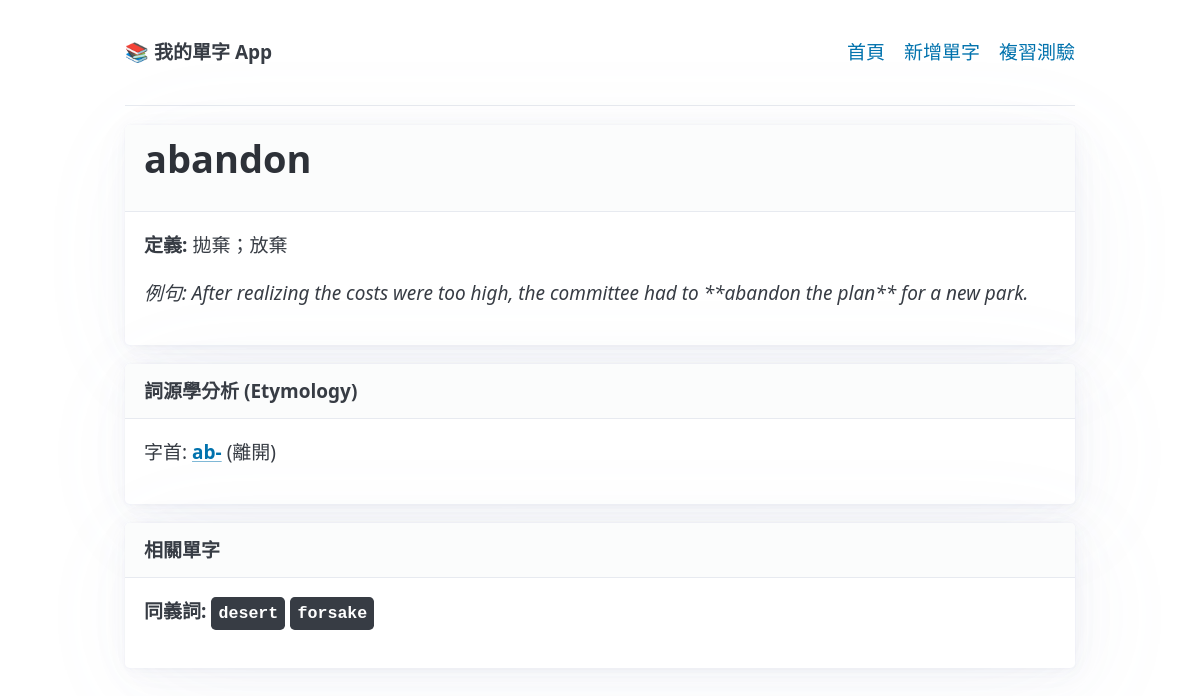
Screenshot of /word/1 (signed in) with the database file from the repository.
### tables this page shows
CREATE TABLE words (
        id INTEGER PRIMARY KEY AUTOINCREMENT,
        word TEXT NOT NULL UNIQUE,
        level INTEGER,
        part_of_speech TEXT,
        definition TEXT,
        collocation TEXT,
        mnemonic TEXT,
        example1 TEXT,
        example2 TEXT
    );

CREATE TABLE prefixes (id INTEGER PRIMARY KEY, prefix TEXT UNIQUE, meaning TEXT);

### app.py (the view)
@app.route('/word/<int:word_id>')
@login_required
def word_detail(word_id):
    conn = get_db_connection()
    word = conn.execute('SELECT *, example1 AS example_sentence FROM words WHERE id = ?', (word_id,)).fetchone()
    synonyms = conn.execute('SELECT w.* FROM words w JOIN synonyms s ON w.id = s.word2_id WHERE s.word1_id = ?', (word_id,)).fetchall()
    antonyms = conn.execute('SELECT w.* FROM words w JOIN antonyms a ON w.id = a.word2_id WHERE a.word1_id = ?', (word_id,)).fetchall()
    prefixes = conn.execute('SELECT p.* FROM prefixes p JOIN word_prefixes wp ON p.id = wp.prefix_id WHERE wp.word_id = ?', (word_id,)).fetchall()
    roots = conn.execute('SELECT r.* FROM roots r JOIN word_roots wr ON r.id = wr.root_id WHERE wr.word_id = ?', (word_id,)).fetchall()
    suffixes = conn.execute('SELECT s.* FROM suffixes s JOIN word_suffixes ws ON s.id = ws.suffix_id WHERE ws.word_id = ?', (word_id,)).fetchall()
    conn.close()
    return render_template('word_detail.html', word=word, synonyms=synonyms, antonyms=antonyms, prefixes=prefixes, roots=roots, suffixes=suffixes)

### app.py (called while the page is built)
def get_db_connection():
    conn = sqlite3.connect('vocabulary.db')
    conn.row_factory = sqlite3.Row
    return conn

@login_manager.user_loader
def load_user(user_id):
    conn = get_db_connection()
    user_row = conn.execute('SELECT * FROM users WHERE id = ?', (user_id,)).fetchone()
    conn.close()
    if user_row:
        return User(id=user_row['id'], username=user_row['username'], password=user_row['password'], google_id=user_row['google_id'])
    return None

### templates/word_detail.html (shortened to what this page needs)
{% extends 'base.html' %}
{% block content %}
    <article>
        <header>
            <h1>{{ word.word }}</h1>
        </header>
        <p><strong>定義:</strong> {{ word.definition }}</p>
        <p><em>例句: {{ word.example_sentence }}</em></p>
    </article>
    {% if prefixes or roots or suffixes %}
    <article>
        <header><strong>詞源學分析 (Etymology)</strong></header>
        {% for p in prefixes %}
            <p>字首: <a href="{{ url_for('explore_by_affix', affix_type='prefix', affix_id=p.id) }}"><strong>{{ p.prefix }}</strong></a> ({{ p.meaning }})</p>
        {% endfor %}
    </article>
    {% endif %}
    {% if synonyms or antonyms %}
    <article>
        <header><strong>相關單字</strong></header>
        {% if synonyms %}
            <p><strong>同義詞:</strong>
            {% for s in synonyms %}
                <a href="{{ url_for('word_detail', word_id=s.id) }}"><kbd>{{ s.word }}</kbd></a>
            {% endfor %}
            </p>
        {% endif %}
    </article>
    {% endif %}
{% endblock %}

### rows the page displays
words: word "abandon", definition "拋棄；放棄", example_sentence "After realizing the costs were too high, the committee had to **abandon the plan** for a new park."
prefixes: prefix "ab-", meaning "離開"
words: word "desert"
words: word "forsake"
